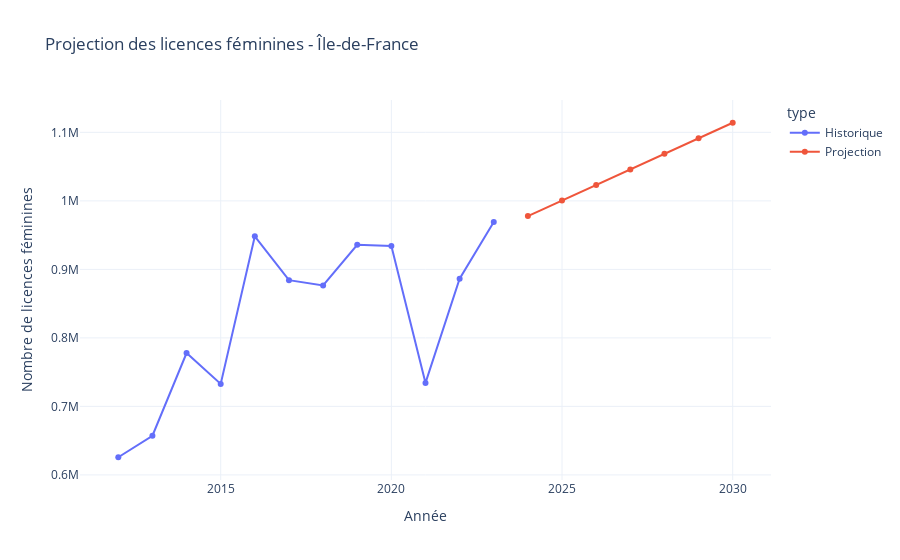

This figure's notebook cell:
### Code cell
import plotly.express as px
import pandas as pd

region_test = "Île-de-France"  # adapte selon ton dataset

# Données historiques
data_region = df_region[df_region["region"] == region_test].copy()
data_region["type"] = "Historique"

# Données futures
future_region = df_future[df_future["region"] == region_test].copy()
future_region = future_region.rename(columns={"prediction_total_f": "total_f"})
future_region["type"] = "Projection"

# Fusion
df_plot = pd.concat([data_region, future_region], ignore_index=True)

# Graphique
fig = px.line(
    df_plot,
    x="annee",
    y="total_f",
    color="type",
    title=f"Projection des licences féminines - {region_test}",
    markers=True
)

fig.update_layout(
    xaxis_title="Année",
    yaxis_title="Nombre de licences féminines",
    template="plotly_white"
)

fig.show()

### Figure 1 — Plotly figure (JSON) as saved in the notebook; plotly's stock layout.template omitted (floating-point values rounded to 4 significant figures)
{"data": [{"hovertemplate": "type=Historique<br>annee=%{x}<br>total_f=%{y}<extra></extra>", "legendgroup": "Historique", "line": {"color": "#636efa", "dash": "solid"}, "marker": {"symbol": "circle"}, "mode": "lines+markers", "name": "Historique", "orientation": "v", "showlegend": true, "type": "scatter", "x": [2012, 2013, 2014, 2015, 2016, 2017, 2018, 2019, 2020, 2021, 2022, 2023], "xaxis": "x", "y": [625776, 657156, 777946, 732738, 948279, 884320, 876632, 935872, 934074, 734260, 886271, 969077], "yaxis": "y"}, {"hovertemplate": "type=Projection<br>annee=%{x}<br>total_f=%{y}<extra></extra>", "legendgroup": "Projection", "line": {"color": "#EF553B", "dash": "solid"}, "marker": {"symbol": "circle"}, "mode": "lines+markers", "name": "Projection", "orientation": "v", "showlegend": true, "type": "scatter", "x": [2024, 2025, 2026, 2027, 2028, 2029, 2030], "xaxis": "x", "y": [977800.0, 1001000.0, 1023000.0, 1046000.0, 1069000.0, 1091000.0, 1114000.0], "yaxis": "y"}], "layout": {"legend": {"title": {"text": "type"}, "tracegroupgap": 0}, "title": {"text": "Projection des licences féminines - Île-de-France"}, "xaxis": {"anchor": "y", "domain": [0, 1], "title": {"text": "Année"}}, "yaxis": {"anchor": "x", "domain": [0, 1], "title": {"text": "Nombre de licences féminines"}}}}
